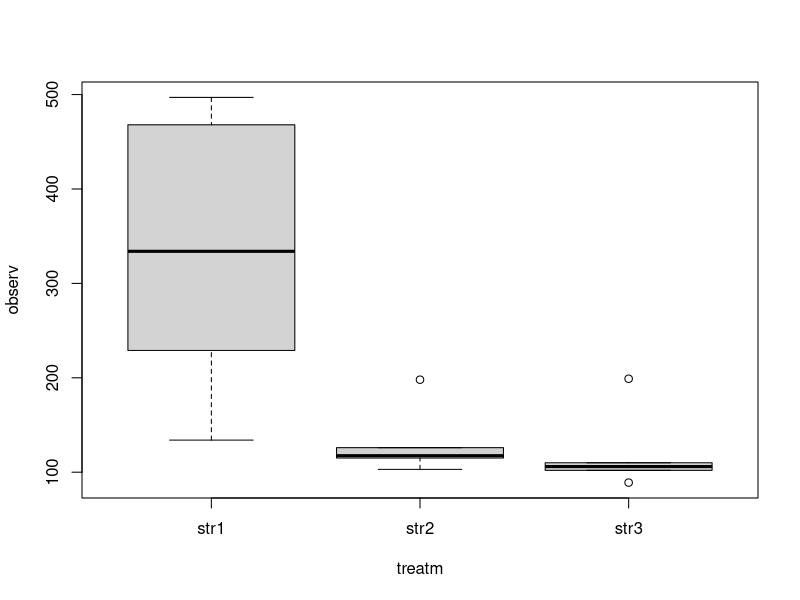

This chart was generated by the following R code:
###########################################
#######    Script - EXERCISES       #######
#######    Non-Parametic Inference  #######
###########################################


# -------------Ex 1----------------

d<-c(91.9,97.8,111.4,122.3,105.4,95.0,103.8,99.6,96.6,119.3,104.8,101.7)
wilcox.test(d,mu=105,alternative="two.sided")

# -------------Ex 2----------------

# Mann-Whitney-Wilcoxon test

premier<-c(24.5, 23.4, 25.3, 23.4, 22.1)
super<-c(26.4, 27.0, 25.2, 25.8, 27.1)
wilcox.test(premier,super)

# -------------Ex 3.a----------------

a<-matrix(c(0.857,0.5,0,1,0.5,0.833,0,0.667,1,1,0.167,1,0,1,0,0.75,0,1,0,1,0,1,0,1,1,1,1,1),14,2,byrow=TRUE)

#verifying assumptions
#Normality

diff<-c(a[,2]-a[,1])  #After-Before
diff
shapiro.test(diff)  #testing for normality

# -------------Ex 3.b----------------

wilcox.test(diff, alternative =  "greater")  #non-parametric test, Wilcoxon


# -------------Ex 4.a----------------

s1<-c(339,468,134,497,229,329)
s2<-c(103,115,198,126,115,120)
s3<-c(107,199,102,105,89,110)
observ<-c(s1,s2,s3)
treatm<-rep(c("str1","str2","str3"),c(length(s1),length(s2),length(s3)))

boxplot(observ~treatm)

bartlett.test(observ,treatm)  # p=0.0043

# -------------Ex 4.b----------------

shapiro.test(s1)  # p=0.742
shapiro.test(s2)  # p=0.007
shapiro.test(s3)  # p=0.003

x<-list(s1,s2,s3)
kruskal.test(x)  # p=0.004

# -------------Ex 5.a----------------

x<-c(0,1,2,3,4,5,6,7)
obs.freq<-c(12,27,49,66,67,32,11,5)
n<-sum(obs.freq)
sum.x<-sum(obs.freq*x)
estim<-n/(n+sum.x)
estim

# -------------Ex 5.b----------------

x<-c(0,1,2,3,4,5,6)
prob<-dgeom(x,estim)
prob[8]<-1-sum(prob)
exp.freq<-sum(obs.freq)*prob
exp.freq
res<-chisq.test(obs.freq,p=prob)
res
1-pchisq(res$statistic,8-1-1)

# -------------Ex 6----------------

# Chi-Sq Test for Independence

table<-matrix(c(100,450,50,20,30,20,180,120,30),3,3)
dimnames(table)<-list(c("Blue","Brown","Green"),c("Brunette","Red","Blonde"))
table
chisq.test(table)
chisq.test(table)$expected



